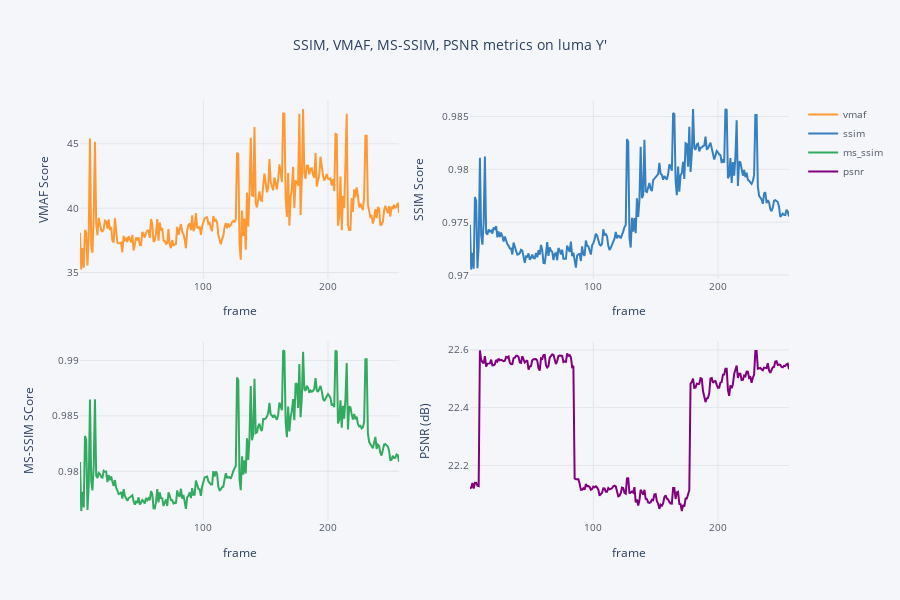

The notebook cell this image was saved under:
### Markdown cell above
##### Initial Analysis

For this test video, the VMAF score seems consistent with the earlier SSIM plots.
The video stars with relatively low quality, has a peak in perceptual quality, showing a increase in effiency of the compression, then decreases and is centered around a score of 37 roughly until halfway, and then starts increasing in quality roughly halfway with irregular fluctuations, but an overall increasing tendency, which means that less bits were needed to have a result perceptually closer to the original source material, than in the first half, where the characteristics of the scene are showing a lower SSIM and VMAF. Multi-scale SSIM might also sched some light, as well as the other objective non-perceptual metrics.

### Code cell
fig = dfs["vmaf"].iplot(y=["vmaf", "ssim", "ms_ssim", "psnr"],subplots=True, width=2.0, asFigure=True)

fig.update
fig.update_layout(title="SSIM, VMAF, MS-SSIM, PSNR metrics on luma Y'",
                  xaxis_title="frame", yaxis_title="VMAF Score",
                  xaxis2_title="frame", yaxis2_title="SSIM Score",
                  xaxis3_title="frame", yaxis3_title="MS-SSIM SCore",
                  xaxis4_title="frame", yaxis4_title="PSNR (dB)", font=dict(size=10),
                  width=900, height=600, title_x=0.5,
                 )

### Figure 1 — Plotly figure (JSON) as saved in the notebook; plotly's stock layout.template omitted (floating-point values rounded to 4 significant figures; data arrays with more than 128 entries replaced by an {"elided": "..."} marker saying what was removed)
{"data": [{"line": {"color": "rgba(255, 153, 51, 1.0)", "dash": "solid", "shape": "linear", "width": 2}, "mode": "lines", "name": "vmaf", "text": "", "type": "scatter", "x": {"elided": "257 int values"}, "xaxis": "x", "y": {"elided": "257 float values"}, "yaxis": "y"}, {"line": {"color": "rgba(55, 128, 191, 1.0)", "dash": "solid", "shape": "linear", "width": 2}, "mode": "lines", "name": "ssim", "text": "", "type": "scatter", "x": {"elided": "257 int values"}, "xaxis": "x2", "y": {"elided": "257 float values"}, "yaxis": "y2"}, {"line": {"color": "rgba(50, 171, 96, 1.0)", "dash": "solid", "shape": "linear", "width": 2}, "mode": "lines", "name": "ms_ssim", "text": "", "type": "scatter", "x": {"elided": "257 int values"}, "xaxis": "x3", "y": {"elided": "257 float values"}, "yaxis": "y3"}, {"line": {"color": "rgba(128, 0, 128, 1.0)", "dash": "solid", "shape": "linear", "width": 2}, "mode": "lines", "name": "psnr", "text": "", "type": "scatter", "x": {"elided": "257 int values"}, "xaxis": "x4", "y": {"elided": "257 float values"}, "yaxis": "y4"}], "layout": {"font": {"size": 10}, "height": 600, "legend": {"bgcolor": "#F5F6F9", "font": {"color": "#4D5663"}}, "paper_bgcolor": "#F5F6F9", "plot_bgcolor": "#F5F6F9", "title": {"text": "SSIM, VMAF, MS-SSIM, PSNR metrics on luma Y'", "x": 0.5}, "width": 900, "xaxis": {"anchor": "y", "autorange": true, "domain": [0, 0.45], "gridcolor": "#E1E5ED", "range": [1, 257], "showgrid": true, "tickfont": {"color": "#4D5663"}, "title": {"text": "frame"}, "type": "linear", "zerolinecolor": "#E1E5ED"}, "xaxis2": {"anchor": "y2", "autorange": true, "domain": [0.55, 1], "gridcolor": "#E1E5ED", "range": [1, 257], "showgrid": true, "tickfont": {"color": "#4D5663"}, "title": {"text": "frame"}, "type": "linear", "zerolinecolor": "#E1E5ED"}, "xaxis3": {"anchor": "y3", "autorange": true, "domain": [0, 0.45], "gridcolor": "#E1E5ED", "range": [1, 257], "showgrid": true, "tickfont": {"color": "#4D5663"}, "title": {"text": "frame"}, "type": "linear", "zerolinecolor": "#E1E5ED"}, "xaxis4": {"anchor": "y4", "autorange": true, "domain": [0.55, 1], "gridcolor": "#E1E5ED", "range": [1, 257], "showgrid": true, "tickfont": {"color": "#4D5663"}, "title": {"text": "frame"}, "type": "linear", "zerolinecolor": "#E1E5ED"}, "yaxis": {"anchor": "x", "autorange": true, "domain": [0.575, 1], "gridcolor": "#E1E5ED", "range": [34.54, 48.4], "showgrid": true, "tickfont": {"color": "#4D5663"}, "title": {"text": "VMAF Score"}, "type": "linear", "zerolinecolor": "#E1E5ED"}, "yaxis2": {"anchor": "x2", "autorange": true, "domain": [0.575, 1], "gridcolor": "#E1E5ED", "range": [0.9697, 0.9866], "showgrid": true, "tickfont": {"color": "#4D5663"}, "title": {"text": "SSIM Score"}, "type": "linear", "zerolinecolor": "#E1E5ED"}, "yaxis3": {"anchor": "x3", "autorange": true, "domain": [0, 0.425], "gridcolor": "#E1E5ED", "range": [0.9756, 0.9917], "showgrid": true, "tickfont": {"color": "#4D5663"}, "title": {"text": "MS-SSIM SCore"}, "type": "linear", "zerolinecolor": "#E1E5ED"}, "yaxis4": {"anchor": "x4", "autorange": true, "domain": [0, 0.425], "gridcolor": "#E1E5ED", "range": [22.01, 22.63], "showgrid": true, "tickfont": {"color": "#4D5663"}, "title": {"text": "PSNR (dB)"}, "type": "linear", "zerolinecolor": "#E1E5ED"}}}
